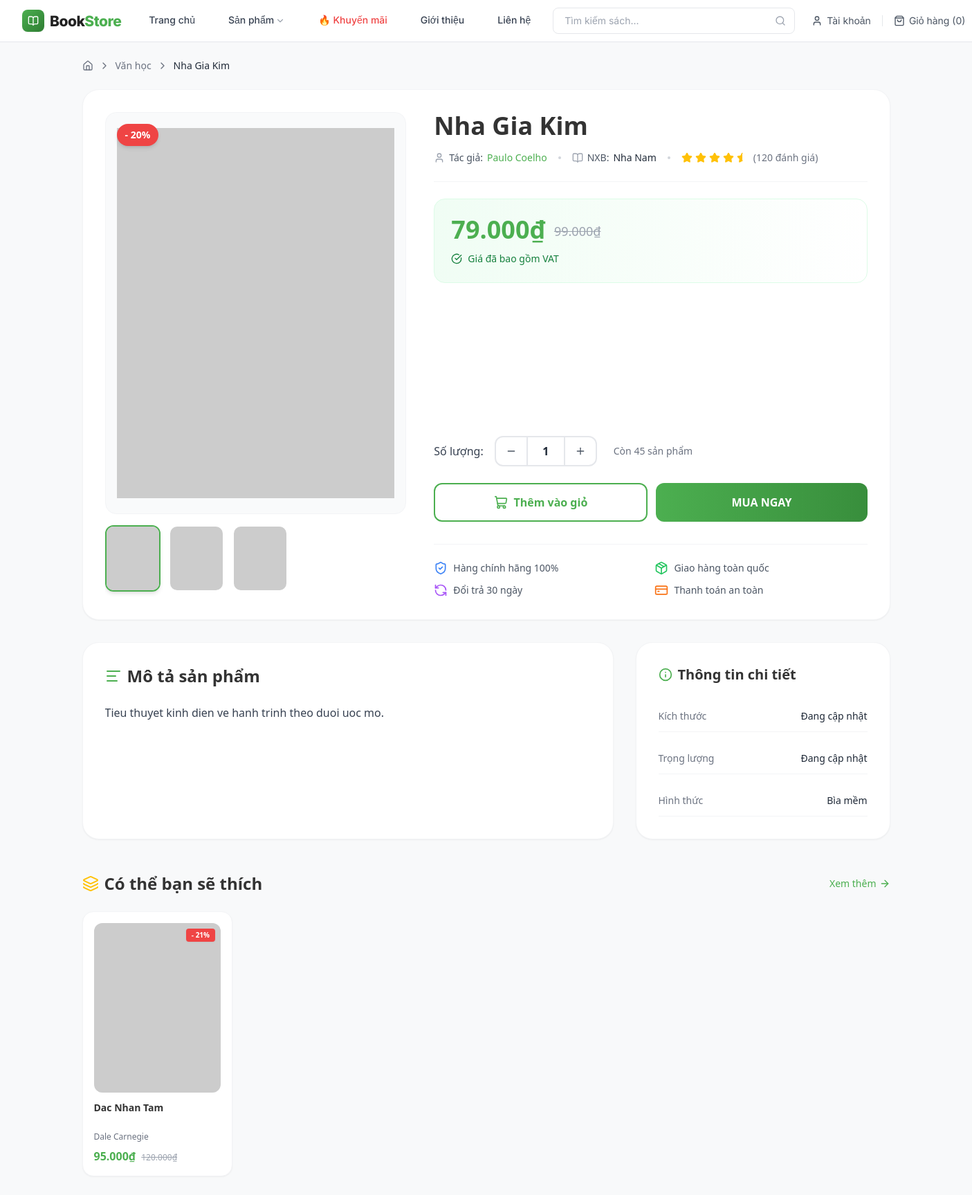
/BASE_URL?act=book-detail&id=1, run on the app's committed database.
### tables this page shows
CREATE TABLE books (
  book_id     INT            NOT NULL AUTO_INCREMENT,
  category_id INT            NOT NULL,
  title       VARCHAR(255)   NOT NULL,
  author      VARCHAR(150)   NOT NULL,
  publisher   VARCHAR(150)            DEFAULT NULL,
  price       DECIMAL(10, 2) NOT NULL CHECK (price >= 0),
  sale_price  DECIMAL(10, 2)          DEFAULT NULL CHECK (sale_price >= 0),
  description TEXT                    DEFAULT NULL,
  thumbnail   VARCHAR(255)            DEFAULT NULL,
  weight      VARCHAR(50)             DEFAULT NULL,
  dimensions  VARCHAR(50)             DEFAULT NULL,
  cover_type  ENUM('Bìa mềm', 'Bìa cứng') DEFAULT 'Bìa mềm',
  stock       INT            NOT NULL DEFAULT 0 CHECK (stock >= 0),
  status      TINYINT        NOT NULL DEFAULT 1 COMMENT '1=active, 0=inactive',
  is_featured TINYINT        NOT NULL DEFAULT 0 COMMENT '1=featured, 0=normal',
  is_bestseller TINYINT      NOT NULL DEFAULT 0 COMMENT '1=bestseller, 0=normal',
  created_at  DATETIME       NOT NULL DEFAULT CURRENT_TIMESTAMP,
  updated_at  DATETIME       NOT NULL DEFAULT CURRENT_TIMESTAMP ON UPDATE CURRENT_TIMESTAMP,
  PRIMARY KEY (book_id),
  CONSTRAINT fk_books_category FOREIGN KEY (category_id) REFERENCES categories (category_id)
    ON UPDATE CASCADE ON DELETE RESTRICT,
  INDEX idx_books_category (category_id),
  INDEX idx_books_status   (status)
);

CREATE TABLE categories (
  category_id INT          NOT NULL AUTO_INCREMENT,
  name        VARCHAR(150) NOT NULL,
  slug        VARCHAR(150) NOT NULL UNIQUE,
  description TEXT                  DEFAULT NULL,
  status      TINYINT      NOT NULL DEFAULT 1 COMMENT '1=active, 0=inactive',
  created_at  DATETIME     NOT NULL DEFAULT CURRENT_TIMESTAMP,
  updated_at  DATETIME     NOT NULL DEFAULT CURRENT_TIMESTAMP ON UPDATE CURRENT_TIMESTAMP,
  PRIMARY KEY (category_id)
);

CREATE TABLE book_images (
  image_id   INT          NOT NULL AUTO_INCREMENT,
  book_id    INT          NOT NULL,
  image_url  VARCHAR(255) NOT NULL,
  created_at DATETIME     NOT NULL DEFAULT CURRENT_TIMESTAMP,
  PRIMARY KEY (image_id),
  CONSTRAINT fk_book_images_book FOREIGN KEY (book_id) REFERENCES books (book_id)
    ON UPDATE CASCADE ON DELETE CASCADE,
  INDEX idx_book_images_book (book_id)
);

### views/customer/book_detail.php (the view, shortened to what the rows shown need)
<?php require_once './views/components/navbar.php'; ?>
<?php
$salePrice = $book['sale_price'];
$originalPrice = $book['price'];
$discount = 0;
if ($salePrice && $salePrice < $originalPrice) {
    $discount = round((1 - $salePrice / $originalPrice) * 100);
} else {
    $salePrice = $originalPrice;
    $originalPrice = null;
}
$mainImage = $book['thumbnail'] ?? '';
$mainImage = !empty($mainImage) ? (str_starts_with($mainImage, 'http') ? $mainImage : rtrim(BASE_URL, '/') . '/' . ltrim($mainImage, '/')) : 'https://placehold.co/600x800?text=No+Image';
$gallery = array_merge([['image_url' => $mainImage]], array_map(function ($img) {
    $url = $img['image_url'] ?? '';
    $img['image_url'] = !empty($url) ? (str_starts_with($url, 'http') ? $url : rtrim(BASE_URL, '/') . '/' . ltrim($url, '/')) : 'https://placehold.co/600x800?text=No+Image';
    return $img;
}, $images ?? []));
?>
<div class="bg-[#F8F9FA] py-6 min-h-screen font-sans">
    <div class="max-w-[1200px] mx-auto px-4">
        <nav class="flex items-center gap-2 text-sm text-gray-500 mb-6">
            <a href="<?= BASE_URL ?>" class="hover:text-[#4CAF50] transition-colors"><i data-lucide="home"
                    class="w-4 h-4"></i></a>
            <i data-lucide="chevron-right" class="w-4 h-4"></i>
            <a href="<?= BASE_URL ?>?act=books&category=<?= urlencode($book['slug'] ?? '') ?>"
                class="hover:text-[#4CAF50] transition-colors">
                <?= htmlspecialchars($book['category_name'] ?? 'Danh mục') ?>
            </a>
            <i data-lucide="chevron-right" class="w-4 h-4"></i>
            <span class="text-gray-800 font-medium truncate max-w-xs">
                <?= htmlspecialchars($book['title']) ?>
            </span>
        </nav>
        <div class="bg-white rounded-3xl shadow-sm border border-gray-100 p-6 lg:p-8 mb-8">
            <div class="grid grid-cols-1 lg:grid-cols-12 gap-10">
                <div class="lg:col-span-5 relative">
                    <div class="sticky top-28">
                        <div
                            class="aspect-[3/4] rounded-2xl overflow-hidden bg-gray-50 border border-gray-100 mb-4 group relative">
                            <img id="main-product-image" src="<?= htmlspecialchars($mainImage) ?>"
                                onerror="this.onerror=null; this.src='https://placehold.co/600x800?text=No+Image';"
                                alt="<?= htmlspecialchars($book['title']) ?>"
                                class="w-full h-full object-contain p-4 group-hover:scale-105 transition-transform duration-500">
                            <?php if ($discount > 0): ?>
                                <div
                                    class="absolute top-4 left-4 bg-red-500 text-white font-bold px-3 py-1.5 rounded-full text-sm shadow-md">
                                    -
                                    <?= $discount ?>%
                                </div>
                            <?php endif; ?>
                        </div>
                        <?php if (count($gallery) > 1): ?>
                            <div class="flex gap-3 overflow-x-auto pb-2 custom-scrollbar">
                                <?php foreach ($gallery as $index => $img): ?>
                                    <button onclick="changeMainImage('<?= htmlspecialchars($img['image_url']) ?>', this)"
                                        class="thumbnail-btn flex-shrink-0 w-20 h-24 rounded-xl border-2 overflow-hidden transition-all <?= $index === 0 ? 'border-[#4CAF50] shadow-md' : 'border-transparent hover:border-gray-200' ?>">
                                        <img src="<?= htmlspecialchars($img['image_url']) ?>"
                                            onerror="this.onerror=null; this.src='https://placehold.co/600x800?text=No+Image';"
                                            class="w-full h-full object-cover">
                                    </button>
                                <?php endforeach; ?>
                            </div>
                        <?php endif; ?>
                    </div>
                </div>
                <div class="lg:col-span-7 flex flex-col">
                    <h1 class="text-3xl lg:text-4xl font-extrabold text-[#333] mb-4 leading-tight">
                        <?= htmlspecialchars($book['title']) ?>
                    </h1>
                    <div
                        class="flex flex-wrap items-center gap-4 text-sm text-gray-600 mb-6 pb-6 border-b border-gray-100">
                        <div class="flex items-center gap-1.5"><i data-lucide="user" class="w-4 h-4 text-gray-400"></i>
                            Tác giả: <span class="text-[#4CAF50] font-medium">
                                <?= htmlspecialchars($book['author'] ?: 'Đang cập nhật') ?>
                            </span></div>
                        <div class="w-1 h-1 bg-gray-300 rounded-full"></div>
                        <div class="flex items-center gap-1.5"><i data-lucide="book-open"
                                class="w-4 h-4 text-gray-400"></i> NXB: <span class="font-medium text-gray-800">
                                <?= htmlspecialchars($book['publisher'] ?: 'Đang cập nhật') ?>
                            </span></div>
                        <div class="w-1 h-1 bg-gray-300 rounded-full"></div>
                        <div class="flex items-center gap-1 text-[#FFC107]">
                        </div>
                    </div>
                    <div class="bg-gradient-to-r from-green-50 to-white rounded-2xl p-6 mb-8 border border-green-100">
                        <div class="flex items-end gap-3 mb-2">
                            <span class="text-4xl font-extrabold text-[#4CAF50]">
                                <?= number_format($salePrice, 0, ',', '.') ?>₫
                            </span>
                            <?php if ($originalPrice): ?>
                                <span class="text-lg text-gray-400 line-through mb-1">
                                    <?= number_format($originalPrice, 0, ',', '.') ?>₫
                                </span>
                            <?php endif; ?>
                        </div>
                        <div class="flex items-center gap-2 text-sm text-green-700 font-medium mt-3">
                        </div>
                    </div>
                    <div class="mt-auto">
                        <form action="<?= BASE_URL ?>?act=cart-add" method="POST" id="add-to-cart-form">
                            <div class="flex items-center gap-4 mb-6">
                                <span class="text-gray-700 font-medium">Số lượng:</span>
                                <div
                                    class="flex items-center border-2 border-gray-200 rounded-xl overflow-hidden w-auto h-11 bg-white">
                                    <button type="button" onclick="updateQty(-1)"
                                        class="w-11 h-full flex items-center justify-center hover:bg-gray-100 text-gray-600 transition-colors"></button>
                                    <input type="number" name="quantity" id="quantity-input" value="1" min="1"
                                        max="<?= max(1, $book['stock']) ?>"
                                        class="w-14 h-full text-center border-x-2 border-gray-200 focus:outline-none font-bold text-gray-800 remove-arrow">
                                    <button type="button" onclick="updateQty(1)"
                                        class="w-11 h-full flex items-center justify-center hover:bg-gray-100 text-gray-600 transition-colors"></button>
                                </div>
                                <span class="text-sm text-gray-500 ml-2">
                                    <?php if ($book['stock'] > 0): ?>
                                        Còn
                                        <?= $book['stock'] ?> sản phẩm
                                    <?php else: ?>
                                        <span class="text-red-500 font-semibold">Tạm hết hàng</span>
                                    <?php endif; ?>
                                </span>
                            </div>
                        </form>
                        <div class="grid grid-cols-2 gap-3 mt-8 pt-6 border-t border-gray-100">
                        </div>
                    </div>
                </div>
            </div>
        </div>
        <div class="grid grid-cols-1 lg:grid-cols-3 gap-8 mb-12">
            <div class="lg:col-span-2">
                <div class="bg-white rounded-3xl shadow-sm border border-gray-100 p-8 h-full">
                    <h2 class="text-2xl font-extrabold text-[#333] mb-6 flex items-center gap-2">
                        <i data-lucide="align-left" class="w-6 h-6 text-[#4CAF50]"></i> Mô tả sản phẩm
                    </h2>
                    <?php $isLongDesc = !empty($book['description']) && mb_strlen($book['description']) > 800; ?>
                    <div class="prose prose-sm sm:prose-base max-w-none text-gray-700 leading-relaxed font-sans mt-4 relative overflow-hidden"
                        id="desc-content" <?= $isLongDesc ? 'style="max-height: 400px;"' : '' ?>>
                        <?php if (!empty($book['description'])): ?>
                            <?= nl2br(htmlspecialchars($book['description'])) ?>
                        <?php else: ?>
                            <p class="text-gray-500 italic">Chưa có mô tả cho sách này.</p>
                        <?php endif; ?>
                    </div>
                </div>
            </div>
            <div class="lg:col-span-1">
                <div class="bg-white rounded-3xl shadow-sm border border-gray-100 p-8 h-full">
                    <h2 class="text-xl font-extrabold text-[#333] mb-6 flex items-center gap-2">
                        <i data-lucide="info" class="w-5 h-5 text-[#4CAF50]"></i> Thông tin chi tiết
                    </h2>
                </div>
            </div>
        </div>
        <?php if (!empty($relatedBooks)): ?>
            <div class="mb-12">
                <div class="flex items-center justify-between mb-6">
                    <h2 class="text-2xl font-extrabold text-[#333] flex items-center gap-2">
                        <i data-lucide="layers" class="w-6 h-6 text-[#FFC107]"></i> Có thể bạn sẽ thích
                    </h2>
                </div>
                <div class="grid grid-cols-2 md:grid-cols-4 lg:grid-cols-5 gap-5">
                    <?php foreach ($relatedBooks as $rBook):
                        $rDisplayPrice = $rBook['sale_price'] ?? $rBook['price'];
                        $rOriginalPrice = $rBook['sale_price'] ? $rBook['price'] : null;
                        ?>
                        <div
                            class="bg-white rounded-2xl p-4 shadow-sm border border-gray-100 hover:shadow-lg transition-all hover:-translate-y-1 group">
                            <a href="<?= BASE_URL ?>?act=book-detail&id=<?= $rBook['id'] ?>"
                                class="block mb-3 bg-gray-50 rounded-xl overflow-hidden aspect-[3/4] relative">
                                <img src="<?= !empty($rBook['thumbnail']) ? (str_starts_with($rBook['thumbnail'], 'http') ? htmlspecialchars($rBook['thumbnail']) : rtrim(BASE_URL, '/') . '/' . ltrim($rBook['thumbnail'], '/')) : 'https://placehold.co/300x400?text=No+Image' ?>"
                                    onerror="this.onerror=null; this.src='https://placehold.co/300x400?text=No+Image';"
                                    class="w-full h-full object-cover group-hover:scale-105 transition-transform duration-500">
                                <?php if ($rBook['sale_price']): ?>
                                    <div
                                        class="absolute top-2 right-2 bg-red-500 text-white text-[10px] font-bold px-2 py-0.5 rounded shadow-sm">
                                        -
                                        <?= round((1 - $rBook['sale_price'] / $rBook['price']) * 100) ?>%
                                    </div>
                                <?php endif; ?>
                            </a>
                            <h3
                                class="font-bold text-[#333] text-sm mb-1 line-clamp-2 min-h-[40px] group-hover:text-[#4CAF50] transition-colors">
                                <a href="<?= BASE_URL ?>?act=book-detail&id=<?= $rBook['id'] ?>">
                                    <?= htmlspecialchars($rBook['title']) ?>
                                </a></h3>
                            <p class="text-xs text-gray-500 mb-2 truncate">
                                <?= htmlspecialchars($rBook['author']) ?>
                            </p>
                            <div class="flex items-baseline gap-2">
                                <span class="text-base font-extrabold text-[#4CAF50]">
                                    <?= number_format($rDisplayPrice, 0, ',', '.') ?>₫
                                </span>
                                <?php if ($rOriginalPrice): ?>
                                    <span class="text-xs text-gray-400 line-through">
                                        <?= number_format($rOriginalPrice, 0, ',', '.') ?>₫
                                    </span>
                                <?php endif; ?>
                            </div>
                        </div>
                    <?php endforeach; ?>
                </div>
            </div>
        <?php endif; ?>
    </div>
</div>
<?php require_once './views/components/customer_footer.php'; ?>
</body>
</html>

### data on the page
books: category.name "Văn học", title "Nha Gia Kim", discount "20", author "Paulo Coelho", publisher "Nha Nam", sale_price "79.000", price "99.000", stock "45", description "Tieu thuyet kinh dien ve hanh trinh theo duoi uoc mo."
books: (1 - $rBook['sale_price'] / $rBook['price']) * 100 "21", title "Dac Nhan Tam", author "Dale Carnegie", sale_price "95.000", rOriginalPrice "120.000"

### other printed values
$navbarCartCount "0"
$book['dimensions'] "Đang cập nhật"
$book['weight'] "Đang cập nhật"
$book['cover_type'] "Bìa mềm"
